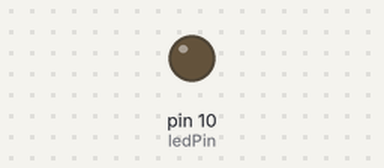
Bench run of a sketch on a simulated Arduino Uno, built with avr-gcc and run on an emulated ATmega328P. Shown: output pins drawn as LEDs (lit = HIGH).

Above: at 0.15 s.
Timing chart, 0 to 40.0 s (numbered marks = the images above):
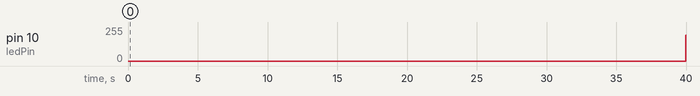

The sketch:

005._PWM.ino
```cpp
const byte ledPin = 10;
const byte delayTime = 5;

void setup() {
  Serial.begin(9600);
  pinMode(ledPin, OUTPUT);
}

void loop() {
  for(int i = 0 ; i < 255 ; i++) {
    analogWrite(ledPin, i);
    delay(delayTime);
  }

  for(int i = 255 ; i >= 0 ; i--) {
    analogWrite(ledPin, i);
    delay(delayTime);
  }
}
```

Measured:
- by itself, pin 10 (ledPin): 0/255 → 195/255 at 40.0 s
